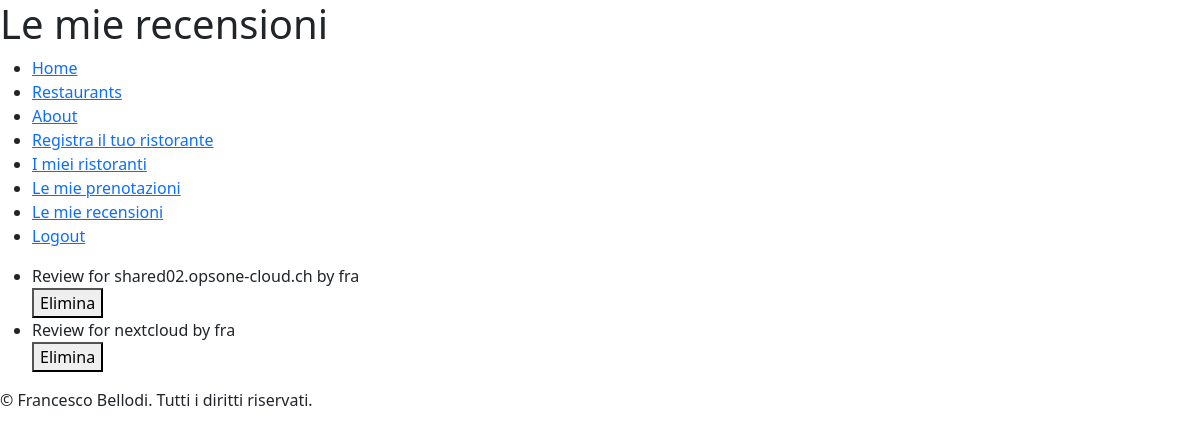
/user/reviews/ (signed in), run on an earlier commit of the app's database.
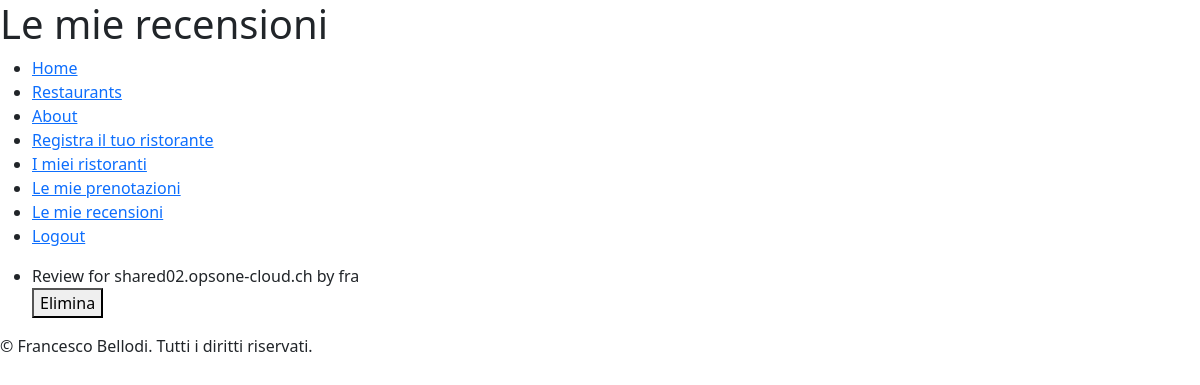
And on a later commit of the database.
### reviewsApp/models.py (models this page shows)
class Review(models.Model):
    restaurant = models.ForeignKey(Restaurant, on_delete=models.CASCADE)
    username = models.ForeignKey(settings.AUTH_USER_MODEL, on_delete=models.CASCADE)
    comment_title = models.CharField(max_length=255)
    comment = models.TextField()
    rating = models.PositiveIntegerField(validators=[MinValueValidator(1), MaxValueValidator(5)])
    cleanliness_rating = models.PositiveIntegerField(validators=[MinValueValidator(1), MaxValueValidator(5)])
    value_price_rating = models.PositiveIntegerField(validators=[MinValueValidator(1), MaxValueValidator(5)])
    service_rating = models.PositiveIntegerField(validators=[MinValueValidator(1), MaxValueValidator(5)])
    ambiance_rating = models.PositiveIntegerField(validators=[MinValueValidator(1), MaxValueValidator(5)])
    review_date = models.DateTimeField(auto_now_add=True)
    def __str__(self):
        return f"Review for {self.restaurant} by {self.username}"

### restaurantsApp/models.py (models this page shows)
class Restaurant(models.Model):
    restaurantID = models.IntegerField(primary_key=True)
    owner = models.ForeignKey(settings.AUTH_USER_MODEL, on_delete=models.CASCADE)
    name = models.CharField(max_length=100)
    address = models.CharField(max_length=200)
    phone_number = PhoneNumberField()
    cuisine_type = models.CharField(max_length=50)
    services = models.CharField(max_length=200)
    meal_type = models.CharField(max_length=100)
    max_booking = models.IntegerField(default=100)
    def __str__(self):
        return self.name

### reviewsApp/views.py (the view)
# urls.py: path('reviews/', UserReviewsListView.as_view(), name='user_reviews'),
class UserReviewsListView(LoginRequiredMixin, ListView):
    model = Review
    template_name = 'user-object-list.html'
    context_object_name = 'objects'
    def get_context_data(self, **kwargs):
        context = super().get_context_data(**kwargs)
        context["obj_delete"] = 'review_delete'
        context["title_page"] = 'Le mie recensioni'
        context["obj_name"] = 'Recensioni'
        return context
    def get_queryset(self):
        user = self.request.user
        return Review.objects.filter(username=user)

### mixins/user_mixins.py (called while the page is built)
    def test_func(self):
        return self.request.user.is_authenticated

### templates/user-object-list.html (shortened to what this page needs)
{% extends "base.html" %}
{% block content %}
  <ul>
  {% for obj in objects %}
    <li>
      {{ obj }}
      <form action="{% url obj_delete obj.pk %}" method="post">
        <button type="submit" onclick="return confirm('Sicuro di voler eliminare?')">Elimina</button>
      </form>
    </li>
  {% empty %}
    <p>{{ obj_name }} non presenti</p>
  {% endfor %}
  </ul>
{% endblock %}

What changed in the data, as far as the page shows it:
removed Review: restaurant+username "Review for nextcloud by fra"
